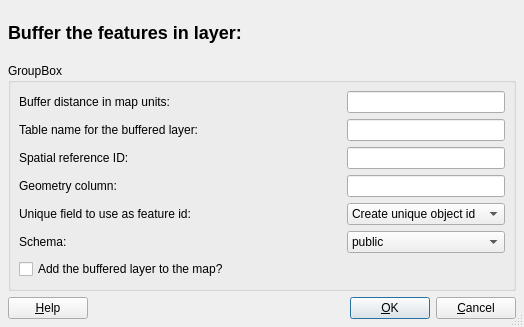
<ui version="4.0" >
 <author></author>
 <comment></comment>
 <exportmacro></exportmacro>
 <class>QgsDlgPgBufferBase</class>
 <widget class="QDialog" name="QgsDlgPgBufferBase" >
  <property name="geometry" >
   <rect>
    <x>0</x>
    <y>0</y>
    <width>524</width>
    <height>327</height>
   </rect>
  </property>
  <property name="windowTitle" >
   <string>Buffer features</string>
  </property>
  <property name="sizeGripEnabled" >
   <bool>true</bool>
  </property>
  <layout class="QGridLayout" >
   <property name="margin" >
    <number>8</number>
   </property>
   <property name="spacing" >
    <number>6</number>
   </property>
   <item row="1" column="0" >
    <widget class="QGroupBox" name="groupBox" >
     <property name="title" >
      <string>GroupBox</string>
     </property>
     <layout class="QGridLayout" >
      <property name="margin" >
       <number>8</number>
      </property>
      <property name="spacing" >
       <number>6</number>
      </property>
      <item row="1" column="3" >
       <widget class="QLineEdit" name="txtBufferedLayerName" />
      </item>
      <item row="4" column="2" >
       <spacer>
        <property name="orientation" >
         <enum>Qt::Horizontal</enum>
        </property>
        <property name="sizeType" >
         <enum>QSizePolicy::Expanding</enum>
        </property>
        <property name="sizeHint" >
         <size>
          <width>93</width>
          <height>21</height>
         </size>
        </property>
       </spacer>
      </item>
      <item row="3" column="0" >
       <widget class="QLabel" name="textLabel2_2_2" >
        <property name="text" >
         <string>Geometry column:</string>
        </property>
       </widget>
      </item>
      <item row="6" column="0" colspan="3" >
       <widget class="QCheckBox" name="chkAddToMap" >
        <property name="text" >
         <string>Add the buffered layer to the map?</string>
        </property>
       </widget>
      </item>
      <item row="0" column="3" >
       <widget class="QLineEdit" name="txtBufferDistance" />
      </item>
      <item row="6" column="3" >
       <spacer>
        <property name="orientation" >
         <enum>Qt::Horizontal</enum>
        </property>
        <property name="sizeType" >
         <enum>QSizePolicy::Expanding</enum>
        </property>
        <property name="sizeHint" >
         <size>
          <width>158</width>
          <height>21</height>
         </size>
        </property>
       </spacer>
      </item>
      <item row="2" column="0" >
       <widget class="QLabel" name="textLabel2_2" >
        <property name="text" >
         <string>Spatial reference ID:</string>
        </property>
       </widget>
      </item>
      <item row="2" column="3" >
       <widget class="QLineEdit" name="txtSrid" />
      </item>
      <item row="0" column="2" >
       <spacer>
        <property name="orientation" >
         <enum>Qt::Horizontal</enum>
        </property>
        <property name="sizeType" >
         <enum>QSizePolicy::Expanding</enum>
        </property>
        <property name="sizeHint" >
         <size>
          <width>93</width>
          <height>21</height>
         </size>
        </property>
       </spacer>
      </item>
      <item row="5" column="0" >
       <widget class="QLabel" name="textLabel1_2" >
        <property name="text" >
         <string>Schema:</string>
        </property>
       </widget>
      </item>
      <item row="4" column="0" colspan="2" >
       <widget class="QLabel" name="textLabel1" >
        <property name="text" >
         <string>Unique field to use as feature id:</string>
        </property>
       </widget>
      </item>
      <item row="1" column="0" colspan="2" >
       <widget class="QLabel" name="textLabel3" >
        <property name="text" >
         <string>Table name for the buffered layer:</string>
        </property>
       </widget>
      </item>
      <item row="1" column="2" >
       <spacer>
        <property name="orientation" >
         <enum>Qt::Horizontal</enum>
        </property>
        <property name="sizeType" >
         <enum>QSizePolicy::Expanding</enum>
        </property>
        <property name="sizeHint" >
         <size>
          <width>93</width>
          <height>21</height>
         </size>
        </property>
       </spacer>
      </item>
      <item row="3" column="2" >
       <spacer>
        <property name="orientation" >
         <enum>Qt::Horizontal</enum>
        </property>
        <property name="sizeType" >
         <enum>QSizePolicy::Expanding</enum>
        </property>
        <property name="sizeHint" >
         <size>
          <width>93</width>
          <height>21</height>
         </size>
        </property>
       </spacer>
      </item>
      <item row="4" column="3" >
       <widget class="QComboBox" name="cmbFields" >
        <item>
         <property name="text" >
          <string>Create unique object id</string>
         </property>
        </item>
       </widget>
      </item>
      <item row="3" column="3" >
       <widget class="QLineEdit" name="txtGeometryColumn" />
      </item>
      <item row="5" column="1" colspan="2" >
       <spacer>
        <property name="orientation" >
         <enum>Qt::Horizontal</enum>
        </property>
        <property name="sizeType" >
         <enum>QSizePolicy::Expanding</enum>
        </property>
        <property name="sizeHint" >
         <size>
          <width>167</width>
          <height>21</height>
         </size>
        </property>
       </spacer>
      </item>
      <item row="2" column="2" >
       <spacer>
        <property name="orientation" >
         <enum>Qt::Horizontal</enum>
        </property>
        <property name="sizeType" >
         <enum>QSizePolicy::Expanding</enum>
        </property>
        <property name="sizeHint" >
         <size>
          <width>93</width>
          <height>21</height>
         </size>
        </property>
       </spacer>
      </item>
      <item row="5" column="3" >
       <widget class="QComboBox" name="cmbSchema" >
        <item>
         <property name="text" >
          <string>public</string>
         </property>
        </item>
       </widget>
      </item>
      <item row="0" column="0" colspan="2" >
       <widget class="QLabel" name="textLabel2" >
        <property name="text" >
         <string>Buffer distance in map units:</string>
        </property>
       </widget>
      </item>
     </layout>
    </widget>
   </item>
   <item row="0" column="0" >
    <widget class="QLabel" name="lblBufferInfo" >
     <property name="text" >
      <string>&lt;h2>Buffer the features in layer: &lt;/h2></string>
     </property>
    </widget>
   </item>
   <item row="2" column="0" >
    <layout class="QHBoxLayout" >
     <property name="margin" >
      <number>0</number>
     </property>
     <property name="spacing" >
      <number>6</number>
     </property>
     <item>
      <widget class="QPushButton" name="buttonHelp" >
       <property name="text" >
        <string>&amp;Help</string>
       </property>
       <property name="shortcut" >
        <string>F1</string>
       </property>
       <property name="autoDefault" >
        <bool>true</bool>
       </property>
      </widget>
     </item>
     <item>
      <spacer>
       <property name="orientation" >
        <enum>Qt::Horizontal</enum>
       </property>
       <property name="sizeType" >
        <enum>QSizePolicy::Expanding</enum>
       </property>
       <property name="sizeHint" >
        <size>
         <width>20</width>
         <height>20</height>
        </size>
       </property>
      </spacer>
     </item>
     <item>
      <widget class="QPushButton" name="buttonOk" >
       <property name="text" >
        <string>&amp;OK</string>
       </property>
       <property name="shortcut" >
        <string/>
       </property>
       <property name="autoDefault" >
        <bool>true</bool>
       </property>
       <property name="default" >
        <bool>true</bool>
       </property>
      </widget>
     </item>
     <item>
      <widget class="QPushButton" name="buttonCancel" >
       <property name="text" >
        <string>&amp;Cancel</string>
       </property>
       <property name="shortcut" >
        <string/>
       </property>
       <property name="autoDefault" >
        <bool>true</bool>
       </property>
      </widget>
     </item>
    </layout>
   </item>
  </layout>
 </widget>
 <layoutdefault spacing="6" margin="11" />
 <pixmapfunction>qPixmapFromMimeSource</pixmapfunction>
 <resources/>
 <connections/>
</ui>
